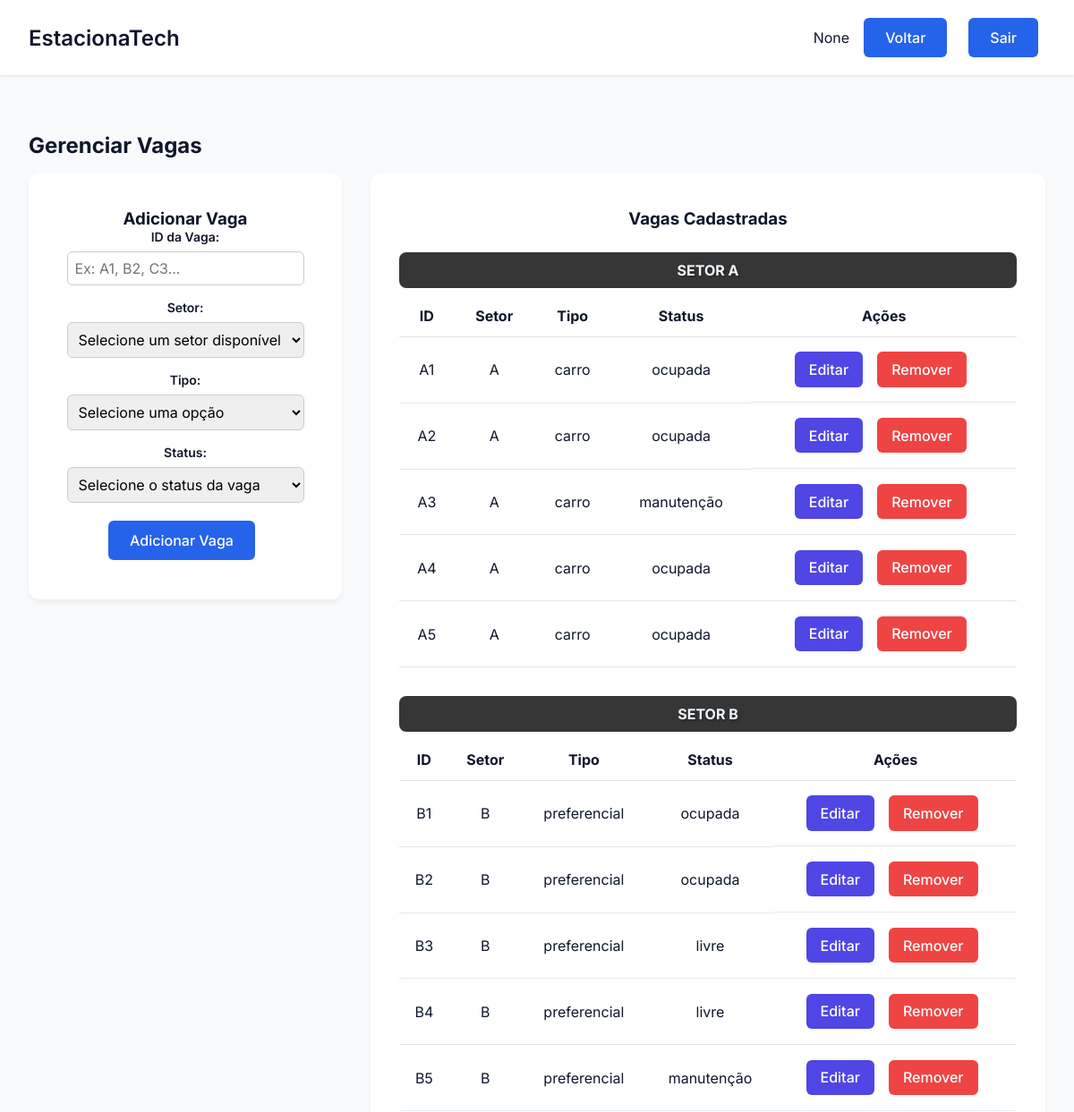
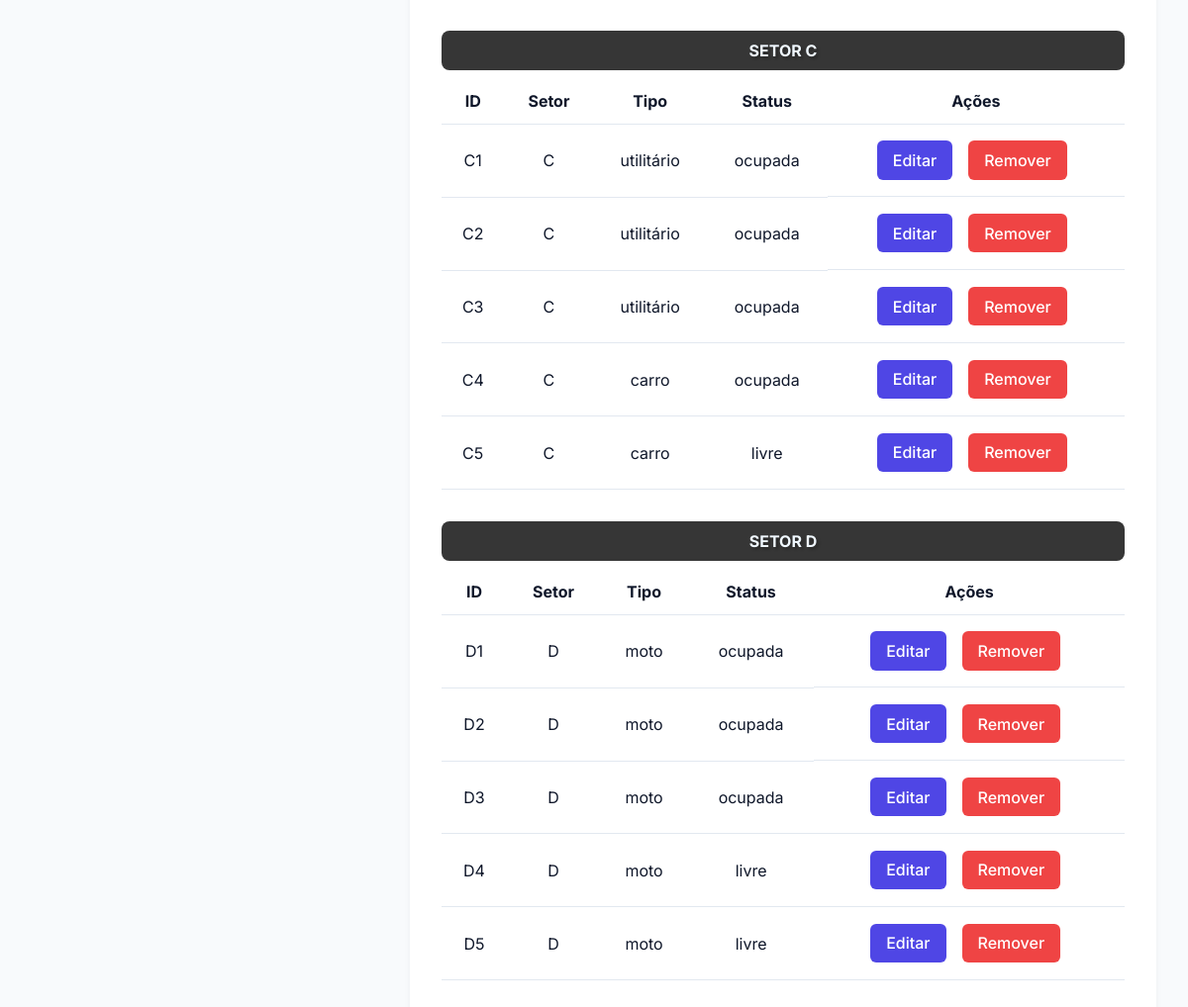
/vaga/config_vagas, run on the app's committed database (2 pictures, top to bottom).
### tables this page shows
CREATE TABLE Setor (
        id_setor TEXT PRIMARY KEY,
        n_vagas INTEGER NOT NULL
    );

CREATE TABLE "Vaga" (
        id_vaga TEXT PRIMARY KEY,
        setor TEXT NOT NULL,
        tipo TEXT NOT NULL CHECK (tipo IN ('carro', 'moto', 'utilitário', 'preferencial')),
        status TEXT NOT NULL CHECK (status IN ('livre', 'ocupada', 'reservada', 'manutenção')),
        FOREIGN KEY (setor) REFERENCES Setor(id_setor)
    );

### EstacionaTech/routes/vaga_routes.py (the view)
@vaga_bp.route('/config_vagas')
def config_vagas():
    vagas = VagaController.listar_vagas()
    setores = SetorController.listar_setores()
    print(setores)
    return render_template('config_vagas.html', vagas=vagas, setores=setores)

### EstacionaTech/controllers/setor_controller.py (called while the page is built)
    @staticmethod
    def listar_setores():
        setores = Setor.listar_todos()
        return setores

### EstacionaTech/controllers/vaga_controller.py (called while the page is built)
    @staticmethod
    def listar_vagas():
        vagas= Vaga.listar_todas()
        return vagas

### EstacionaTech/database/database.py (called while the page is built)
def conectar():
    diretorio_db = "EstacionaTech/database"
    if not os.path.exists(diretorio_db):
        os.makedirs(diretorio_db)  # Criar diretório caso não exista
    return sqlite3.connect(f"{diretorio_db}/estacionatech.db")

### EstacionaTech/models/setor.py (called while the page is built)
    def listar_todos():
        conn = conectar()
        cursor = conn.cursor()
        cursor.execute("SELECT * FROM Setor ORDER BY id_setor ASC")
        setores = cursor.fetchall()
        conn.close()
        return setores

### EstacionaTech/models/vaga.py (called while the page is built)
    def listar_todas():
        conn = conectar()
        cursor = conn.cursor()
        cursor.execute("SELECT * FROM vaga ORDER BY id_vaga ASC")
        vagas = cursor.fetchall()
        conn.close()
        return vagas

### app.py (called while the page is built)
@app.before_request
def make_session_permanent():
    session.permanent = True

### EstacionaTech/templates/config_vagas.html (shortened to what this page needs)
<!DOCTYPE html>
<html lang="pt-BR">
<head>
    <link rel="stylesheet" href="{{ url_for('static', filename='css/estilo.css') }}">
    <link rel="stylesheet" href="{{ url_for('static', filename='css/vagas.css') }}">
</head>
<body>
    <div class="dashboard">
        <header class="dashboard-header">
            <nav class="dashboard-nav container">
                <h1 class="dashboard-title">EstacionaTech</h1>
                <div class="dashboard-user">
                    <span>{{ session.get('nome') }}</span>
                    <a href="{{ url_for('admin.configuracoes_admin') }}" class="btn btn-primary">Voltar</a>
                    <a href="{{ url_for('auth.logout') }}" class="btn btn-primary">Sair</a>
                </div>
            </nav>
        </header>
        <main class="dashboard-content container">
            <h2 class="section-title">Gerenciar Vagas</h2>
            <div class="dashboard-grid">
                <div class="dashboard-card-form">
                    <h3>Adicionar Vaga</h3>
                    <form action="{{ url_for('vaga.adicionar_vaga') }}" method="POST" class="form">
                        <div class="form-group">
                            <label class="form-label" for="id_vaga">ID da Vaga:</label>
                            <input class="form-input" type="text" id="id_vaga" name="id_vaga" required placeholder="Ex: A1, B2, C3...">
                        </div>
                        <div class="form-group">
                            <label class="form-label" for="setor">Setor:</label>
                            <select class="form-input" id="setor" name="setor" required>
                                <option value="" disabled selected>Selecione um setor disponível</option>
                            </select>
                        </div>
                        <div class="form-group">
                            <label class="form-label" for="tipo">Tipo:</label>
                            <select class="form-input" id="tipo" name="tipo" required>
                                <option value="" disabled selected>Selecione uma opção</option>
                            </select>
                        </div>
                        <div class="form-group">
                            <label class="form-label" for="status">Status:</label>
                            <select class="form-input" id="status" name="status" required>
                                <option value="" disabled selected>Selecione o status da vaga</option>
                            </select>
                        </div>
                        <button type="submit" class="btn btn-primary">Adicionar Vaga</button>
                    </form>
                </div>
                <div class="dashboard-card">
                    <h3 class="section-title">Vagas Cadastradas</h3>
                    <div class="setor-container">
                        {% for setor in setores|batch(2, '') %}
                        <div class="setor-row">
                            {% for s in setor %}
                                {% if s %}
                                    <div class="setor-box">
                                        <h4 class="setor-section-title">SETOR {{ s[0] }}</h4>
                                        {% set setor_vagas = vagas|selectattr('1', 'equalto', s[0])|list %}
                                        {% if setor_vagas %}
                                        <div class="table-container">
                                            <table class="table">
                                                <thead>
                                                    <tr>
                                                        <th>ID</th>
                                                        <th>Setor</th>
                                                        <th>Tipo</th>
                                                        <th>Status</th>
                                                        <th>Ações</th>
                                                    </tr>
                                                </thead>
                                                <tbody>
                                                    {% for vaga in setor_vagas %}
                                                    <tr>
                                                        <td>{{ vaga[0] }}</td>
                                                        <td>{{ vaga[1] }}</td>
                                                        <td>{{ vaga[2] }}</td>
                                                        <td>{{ vaga[3] }}</td>
                                                        <td class="actions">
                                                            <button class="btn btn-secondary" onclick="openEditModal('{{ vaga[0] }}', '{{ vaga[1] }}', '{{ vaga[2] }}', '{{ vaga[3] }}')">Editar</button>
                                                            <form action="{{ url_for('vaga.remover_vaga') }}" method="POST" class="inline-form">
                                                                <button type="submit" class="btn btn-danger" onclick="return confirm('Tem certeza que deseja remover a vaga {{ vaga[0] }}?')">Remover</button>
                                                            </form>
                                                        </td>
                                                    </tr>
                                                    {% endfor %}
                                                </tbody>
                                            </table>
                                        </div>
                                        {% else %}
                                            <p class="no-data">Nenhuma vaga cadastrada no setor {{ s[0] }}.</p>
                                        {% endif %}
                                    </div>
                                {% endif %}
                            {% endfor %}
                        </div>
                        {% endfor %}
                    </div>
                </div>
            </div>
        </main>
    </div>
</body>
</html>

### EstacionaTech/static/css/estilo.css (style rules this page uses)
* { margin: 0; padding: 0; box-sizing: border-box; font-family: 'Inter', sans-serif; }
:root { --primary: #2563eb; --primary-dark: #1d4ed8; --secondary: #64748b; --danger: #ef4444; --success: #22c55e; --background: #f8fafc; --surface: #ffffff; --text: #0f172a; --text-light: #64748b; --primary-light: #93c5fd; --secondary: #4f46e5; --accent: #10b981; --card-bg: #ffffff; }
body { background-color: var(--background); color: var(--text); min-height: 100vh; }
.container { max-width: 1200px; margin: 0 auto; padding: 0 1rem; }
.form-group { margin-bottom: 1.5rem; }
.form-label { display: block; font-size: 0.875rem; font-weight: 500; margin-bottom: 0.5rem; color: var(--text); }
.form-input { width: 100%; padding: 0.75rem 1rem; border: 1px solid #e2e8f0; border-radius: 6px; font-size: 1rem; transition: all 0.2s; }
.btn { display: inline-flex; align-items: center; justify-content: center; padding: 0.75rem 1.5rem; margin-right: 0.5rem; margin-top: 0.25rem; margin-bottom: 0.25rem; background-color: var(--primary); color: white;; font-size: 1rem; font-weight: 500; border-radius: 6px; cursor: pointer; transition: all 0.2s; border: none; text-decoration: none; }
.btn-primary { background-color: var(--primary); color: white; }
.dashboard { min-height: 100vh; display: grid; grid-template-rows: auto 1fr; }
.dashboard-header { background: var(--surface); padding: 1rem; box-shadow: 0 1px 3px 0 rgb(0 0 0 / 0.1); margin-bottom: 2rem;; }
.dashboard-nav { display: flex; justify-content: space-between; align-items: center; }
.dashboard-title { font-size: 1.5rem; font-weight: 600; }
.dashboard-user { display: flex; align-items: center; gap: 1rem; }
.dashboard-content { padding: 2rem; }
.dashboard-content h2 { margin-bottom: 1rem; }
.dashboard-grid { display: grid; grid-template-columns: repeat(3, 1fr); gap: 2rem; margin-top: 1rem; min-height: 60vh; align-content: center; }
.dashboard-card { background-color: var(--card-bg); padding: 2.5rem 2rem; border-radius: 12px; box-shadow: 0 4px 6px rgba(0, 0, 0, 0.05); display: flex; flex-direction: column; align-items: center; text-align: center; transition: all 0.3s ease; border: none; height: 100%; justify-content: space-between; }
.dashboard-card h3 { margin-bottom: 10px; }
.btn-secondary { background-color: var(--secondary); color: white; }

### EstacionaTech/static/css/vagas.css (style rules this page uses)
.section-title { margin-bottom: 2rem; }
.dashboard-grid { display: grid; grid-template-columns: 350px 1fr; gap: 2rem; align-items: start; }
.dashboard-card-form { background-color: var(--card-bg); padding: 2.5rem 2rem; border-radius: 12px; box-shadow: 0 4px 6px rgba(0, 0, 0, 0.05); display: flex; flex-direction: column; align-items: center; text-align: center; transition: all 0.3s ease; border: none; height: auto; justify-content: space-between; }
.setor-section-title { background-color: #363636; color: #F0F8FF; padding: 10px 20px; margin-top: 1rem; text-shadow: 2px 2px 3px rgba(0, 0, 0, 0.3); border-radius: 8px; }
.form-group { margin-bottom: 1rem; }
.form-group label { display: block; margin-bottom: 0.5rem; font-weight: 600; }
.form-group input, .form-group select { width: 100%; padding: 0.5rem; border-radius: 6px; border: 1px solid #ccc; }
.table-container { overflow-x: auto; }
.table { width: 100%; border-collapse: collapse; margin-top: 0.5rem; }
.table th, .table td { padding: 0.8rem; text-align: center; border-bottom: 1px solid #e2e8f0; }
.table th { text-align: center; }
.actions { display: flex; gap: 0.5rem; justify-content: center; }
.setor-container { display: flex; flex-direction: column; gap: 1rem; }
.setor-row { display: flex; gap: 1rem; flex-wrap: wrap; }
.setor-box { min-width: 300px; width: 100%; }
.btn-secondary { background-color: var(--secondary); color: white; border: none; padding: 0.6rem 1rem; border-radius: 6px; cursor: pointer; transition: background-color 0.2s; }
.btn-danger { background-color: var(--danger); color: white; border: none; padding: 0.6rem 1rem; border-radius: 6px; cursor: pointer; transition: background-color 0.2s; }

### data on the page
Setor: id_setor "A"
Vaga: id_vaga "A1", setor "A", tipo "carro", status "ocupada"
Vaga: id_vaga "A2", setor "A", tipo "carro", status "ocupada"
Vaga: id_vaga "A3", setor "A", tipo "carro", status "manutenção"
Vaga: id_vaga "A4", setor "A", tipo "carro", status "ocupada"
Vaga: id_vaga "A5", setor "A", tipo "carro", status "ocupada"
Setor: id_setor "B"
Vaga: id_vaga "B1", setor "B", tipo "preferencial", status "ocupada"
Vaga: id_vaga "B2", setor "B", tipo "preferencial", status "ocupada"
Vaga: id_vaga "B3", setor "B", tipo "preferencial", status "livre"
Vaga: id_vaga "B4", setor "B", tipo "preferencial", status "livre"
Vaga: id_vaga "B5", setor "B", tipo "preferencial", status "manutenção"
Setor: id_setor "C"
Vaga: id_vaga "C1", setor "C", tipo "utilitário", status "ocupada"
Vaga: id_vaga "C2", setor "C", tipo "utilitário", status "ocupada"
Vaga: id_vaga "C3", setor "C", tipo "utilitário", status "ocupada"
Vaga: id_vaga "C4", setor "C", tipo "carro", status "ocupada"
Vaga: id_vaga "C5", setor "C", tipo "carro", status "livre"
Setor: id_setor "D"
Vaga: id_vaga "D1", setor "D", tipo "moto", status "ocupada"
Vaga: id_vaga "D2", setor "D", tipo "moto", status "ocupada"
Vaga: id_vaga "D3", setor "D", tipo "moto", status "ocupada"
Vaga: id_vaga "D4", setor "D", tipo "moto", status "livre"
Vaga: id_vaga "D5", setor "D", tipo "moto", status "livre"

### other printed values
{{ session.get('nome') }} "None"
